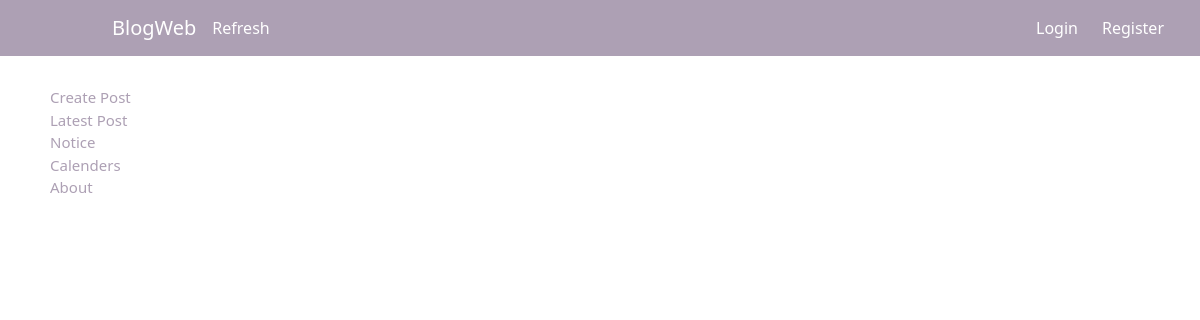
The app's page /, older data.
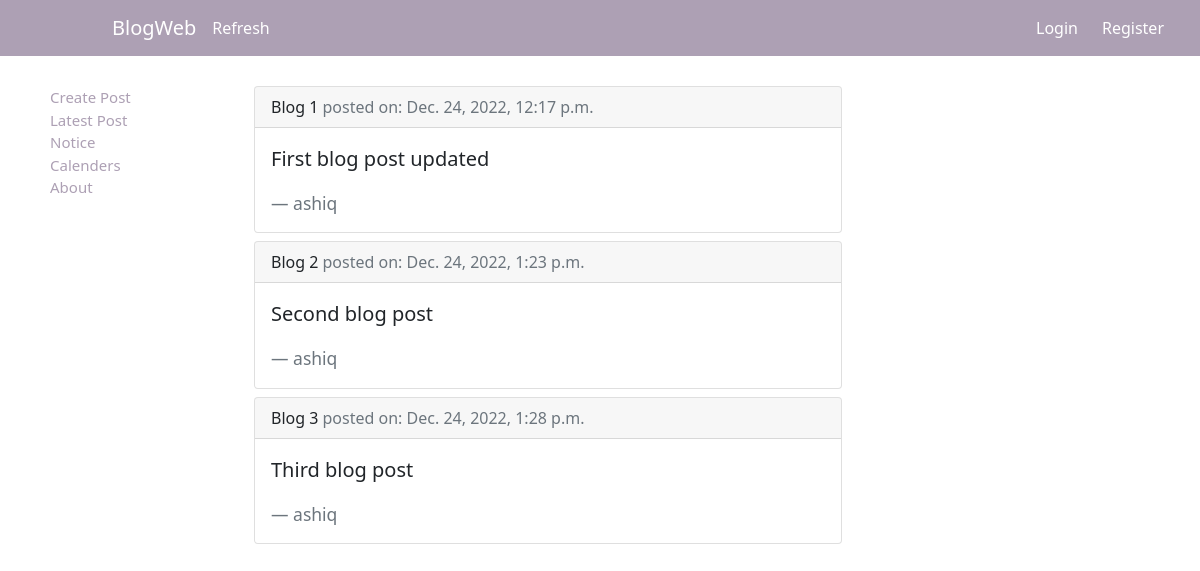
The same page, newer data.
### blog/models.py (models this page shows, shortened)
class Post(models.Model):
    title = models.CharField(max_length=60)
    content = models.TextField()
    date_posted = models.DateTimeField(default=timezone.now)
    author = models.ForeignKey(User, on_delete=models.CASCADE)

### blog/views.py (the view)
# urls.py: path('', views.homepage, name='blog-home'),
def homepage(request):
    context = {
        'posts': Post.objects.all()
    }
    return render(request, 'blog/home.html', context)

### blog/templates/blog/home.html
{% extends "blog/base.html" %}
{% load static %}
{% block style %} <link rel="stylesheet" type="text/css" href="{% static 'blog/home.css' %}"> {% endblock %}
{% block content %}
    {% for i in posts %}
    <div class="card mb-2">
        <div class="card-header">
            {{i.title}}
            <span class="text-muted" style="margin-right: 0;">posted on: {{i.date_posted}}</span>
        </div>
        <div class="card-body">
          <blockquote class="blockquote mb-0">
            <p>{{i.content}}</p>
            <footer class="blockquote-footer mt-1">{{i.author}}</footer>
          </blockquote>
        </div>
      </div>
    {% endfor %}
{% endblock content %}

### blog/templates/blog/base.html (shortened to what this page needs)
{% load static %}
<!DOCTYPE html>
<html lang="en">
<head>
        <link href="https://cdn.jsdelivr.net/npm/bootstrap@5.0.2/dist/css/bootstrap.min.css" rel="stylesheet">
        <link rel="stylesheet" type="text/css" href="{% static 'blog/base.css' %}">
        {% block style %} {% endblock %}
</head>
<body>
    <nav class="navbar navbar-expand-lg nav-background">
        <div class="container-fluid">
            <a class="navbar-brand nav-logo nav-item-color" href="{% url 'blog-home' %}">BlogWeb</a>
            <div class="collapse navbar-collapse" id="navbarSupportedContent">
              <ul class="navbar-nav me-auto mb-2 mb-lg-0">
                <li class="nav-item">
                  <a class="nav-item-color" aria-current="page" style="text-decoration: none;" href="{% url 'blog-home' %}">Refresh</a>
                </li>
              </ul>
              {% if user.is_authenticated %}
                <a href="{% url 'profile' %}" class="nav-item-color mx-4" style="text-decoration: none;">{{user.username}}</a>
                <a href="{% url 'logout' %}" class="nav-item-color mx-4" style="text-decoration: none;">Logout</a>
              {% else %}
                <a href="{% url 'login' %}" class="nav-item-color" style="text-decoration: none;">Login</a>
                <a href="{% url 'register' %}" class="mx-4 nav-item-color" style="text-decoration: none;">Register</a>
              {% endif %}
            </div>
          </div>
      </nav>
      <div class="row">
          <div class="menu col-md-2">
              <a style="text-decoration: none;" class="side-text" type="button" href="#">Create Post</a> <br>
              <a style="text-decoration: none;" class="side-text" type="button" href="#">Latest Post</a> <br>
              <a style="text-decoration: none;" class="side-text" type="button" href="#">Notice</a> <br>
              <a style="text-decoration: none;" class="side-text" type="button" href="#">Calenders</a> <br>
             <a style="text-decoration: none;" class="side-text" type="button" href="{% url 'blog-about' %}">About</a> <br>
         </div>
        <div class="col-md-6 mart">
            {% block content %} {% endblock %}
        </div>
      </div>
</body>
</html>

### blog/static/blog/base.css (style rules this page uses)
.nav-background { background-color: #ADA0B4; }
.nav-logo { margin-left: 100px; }
.nav-item-color { color: white; }
.menu { margin-top: 30px; margin-left: 50px; font-size: 15px; }
.side-text { color: #ADA0B4; }
.mart { margin-top: 30px; }

Row changes from the older to the newer data that the page shows:
added Post: title "Blog 1", date_posted "Dec. 24, 2022, 12:17 p.m.", content "First blog post updated", author "ashiq"
added Post: title "Blog 2", date_posted "Dec. 24, 2022, 1:23 p.m.", content "Second blog post", author "ashiq"
added Post: title "Blog 3", date_posted "Dec. 24, 2022, 1:28 p.m.", content "Third blog post", author "ashiq"
